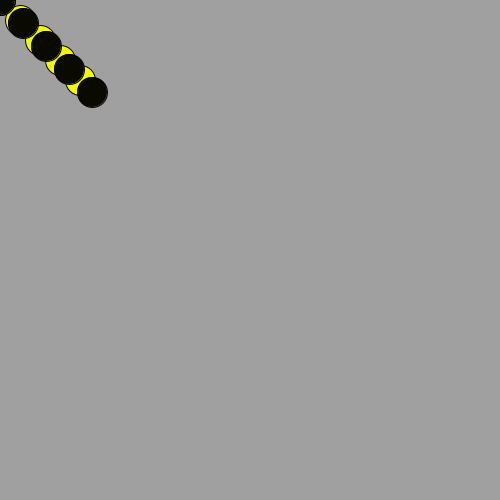
Frame 1 (no input)
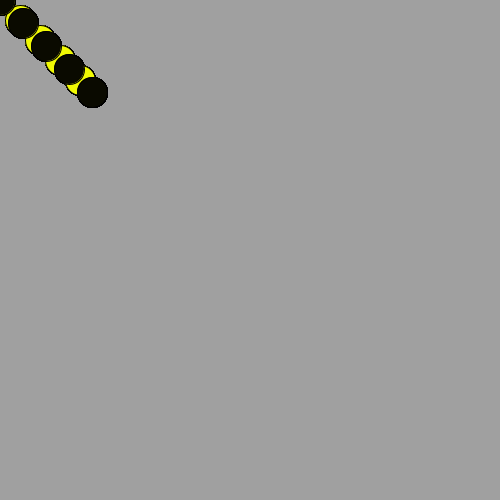
Frame 60 (the mouse pressed at the canvas centre just before this capture)
Frame 120 (the mouse held since frame 60 and released just before this capture): identical to frame 60, image omitted

The Processing sketch that drew these frames (run headless with seeded random() and noise(); from frame 60 on, the mouse is pressed at the canvas centre):

// Processing sketch: BumbleBee
// ── BumbleBee.pde
void setup(){
    ellipseMode(CENTER);
     size(500, 500);
     background(160, 160, 160);
     
  
}
  void draw() {
    for(int i=0 ; i<5 ; i++) {
      fill(#F1FA03);
    ellipse(i*20 , i*20 ,30,30);
    }
    for(int i=0 ; i<5 ; i++) {
    fill(#0A0A00);
    ellipse(i*23 , i*23, 30 , 30);
    }
  }
